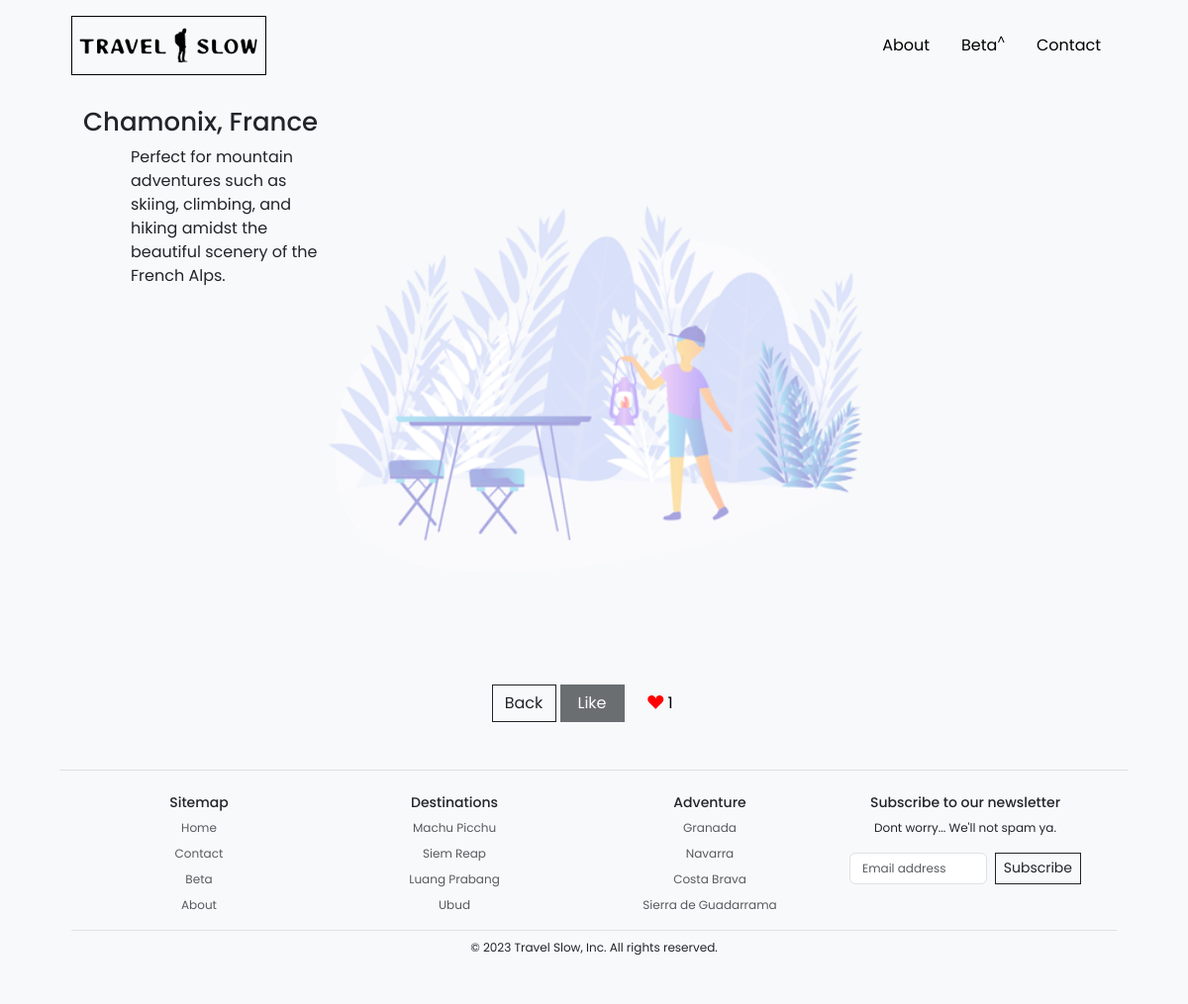
Screenshot of /destView/Chamonix with the database file from the repository.
### destinations/models.py (models this page shows, shortened)
class Destination(BaseModel):
    destination_name = models.CharField(max_length=255)
    destination_country = models.CharField(max_length=100)
    destination_info = models.TextField()
    destination_imageURL = models.TextField(null=True)
    destination_imageURL_2 = models.TextField(null=True)
    destination_imageURL_3 = models.TextField(null=True)
    destination_imageURL_4 = models.TextField(null=True)
    destination_imageURL_5 = models.TextField(null=True)
    destination_imageURL_6 = models.TextField(null=True)
    destination_searchID = models.PositiveIntegerField(default=1)
    destination_likes = models.PositiveIntegerField(default=0, null=True)

### destinations/views.py (the view)
# urls.py: path("destView/<str:destination_name>", views.destView, name="destView"),
def destView(request, destination_name):
    dest = Destination.objects.filter(destination_name=destination_name)
    destForPage = dest.latest('destination_searchID')
    likes = Like.objects.filter(likeDestination=destForPage).count()
    if isinstance(request.user, AnonymousUser):
        liked = False
    else:
        liked = Like.objects.filter(likeDestination=destForPage, likeUser=request.user).exists()
    return render(request, "destinations/destination.html", {
        "destDetails": destForPage,
        "likes": likes,
        "liked": liked
    })

### destinations/templates/destinations/destination.html (shortened to what this page needs)
{% extends "destinations/layout.html" %}
{% load static %}
{% block body %}
<div class="container destination-container row row-cols-sm-1 row-cols-md-4 pt-3 m-0 d-flex" style="background-image: url('/static/destinations/bg2.png');">
    <div class="dest-col col">
        <h2 class="text-start" style="font-size: 26px">{{ destDetails.destination_name }}, {{ destDetails.destination_country }}</h2>
        <p class="text-start ps-5">{{ destDetails.destination_info }}</p>
    </div>
    <div class="dest-col col">
        <div class="dest-col-img" style="background-image: url('{{ destDetails.destination_imageURL }}');"></div>
        <div class="dest-col-img" style="background-image: url('{{ destDetails.destination_imageURL_2 }}');"></div>
    </div>
    <div class="dest-col col">
        <div class="dest-col-img" style="background-image: url('{{ destDetails.destination_imageURL_3 }}');"></div>
        <div class="dest-col-img" style="background-image: url('{{ destDetails.destination_imageURL_4 }}');"></div>
    </div>
    <div class="dest-col col">
        <div class="dest-col-img" style="background-image: url('{{ destDetails.destination_imageURL_5 }}');"></div>
        <div class="dest-col-img" style="background-image: url('{{ destDetails.destination_imageURL_6 }}');"></div>
    </div>
</div>
<div class="mx-auto gap-1 row mb-5">
    <button style="width: 65px;" type="button" onclick="history.back()" id="back" class="btn btn-outline-dark">Back</button>
    {% if user.is_authenticated %}
    <button style="width: 65px;" type="button" data-dest-id="{{ destDetails.pk }}" id="toggleLike" class="btn btn-dark">{% if liked %}Liked{% else %}Like{% endif %}</button>
    <button style="width: 65px;" type="button" data-dest-id="{{ destDetails.pk }}" id="toggleLikeMobile" class="btn btn-dark">{% if liked %}<i class="bi bi-hand-thumbs-down-fill"></i>{% else %}<i class="bi bi-hand-thumbs-up-fill"></i>{% endif %}</button>
    {% else %}
    <button style="width: 65px;" type="button" data-dest-id="{{ destDetails.pk }}" id="toggleLike" class="btn btn-dark" disabled>Like</button>
    {% endif %}
    <button style="width: 65px;" type="button" id="destLikesCount" class="btn btn-light"><i style="color: red;" class="bi bi-suit-heart-fill"></i> {{ likes }}</button>
</div>
{% endblock %}

### destinations/static/destinations/cover.css (style rules this page uses)
body { font-family: 'Poppins', sans-serif; }
.btn { border-radius: 0; text-shadow: none; }
#back { display: block; }
#toggleLike { display: block; }
.dest-col-img { background-size: cover; overflow: hidden; height: 170px; width:170px; margin:10px 10px 80px 80px; }
.destination-container { min-height: 75vh; background-size: 600px; background-position: top center; background-repeat: no-repeat; }
.row:after { content: ""; display: table; clear: both; }

### rows the page displays
Destination: destination_name "Chamonix", destination_country "France", destination_info "Perfect for mountain adventures such as skiing, climbing, and hiking amidst the beautiful scenery of the French Alps."

### other values shown
{{ likes }} "1"
